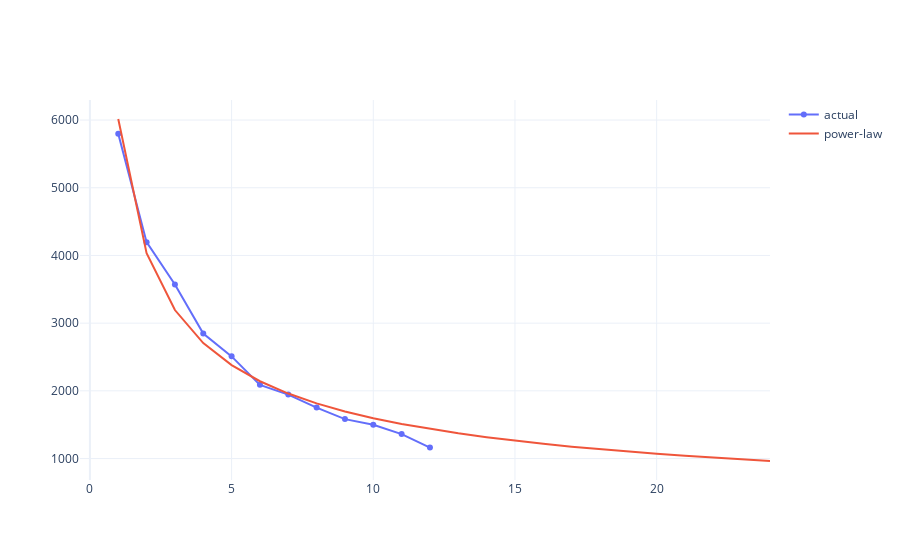

The code cell stored with this chart in its notebook:
### Code cell
traces = [
    go.Scatter(name='actual', x=arr.index, y=arr),
    go.Scatter(name='power-law', x=x, y=power_fit)
]

fig = go.Figure(traces)

fig.show()

### Figure 1 — Plotly figure (JSON) as saved in the notebook; plotly's stock layout.template omitted (floating-point values rounded to 4 significant figures)
{"data": [{"name": "actual", "type": "scatter", "x": [1, 2, 3, 4, 5, 6, 7, 8, 9, 10, 11, 12], "y": [5796, 4196, 3571, 2846, 2509, 2088, 1944, 1752, 1582, 1499, 1361, 1162]}, {"name": "power-law", "type": "scatter", "x": [1, 2, 3, 4, 5, 6, 7, 8, 9, 10, 11, 12, 13, 14, 15, 16, 17, 18, 19, 20, 21, 22, 23, 24], "y": [6016.0, 4034.0, 3194.0, 2706.0, 2379.0, 2142.0, 1960.0, 1815.0, 1695.0, 1596.0, 1510.0, 1436.0, 1372.0, 1314.0, 1263.0, 1217.0, 1175.0, 1137.0, 1102.0, 1070.0, 1040.0, 1013.0, 987.3, 963.3]}], "layout": {}}
